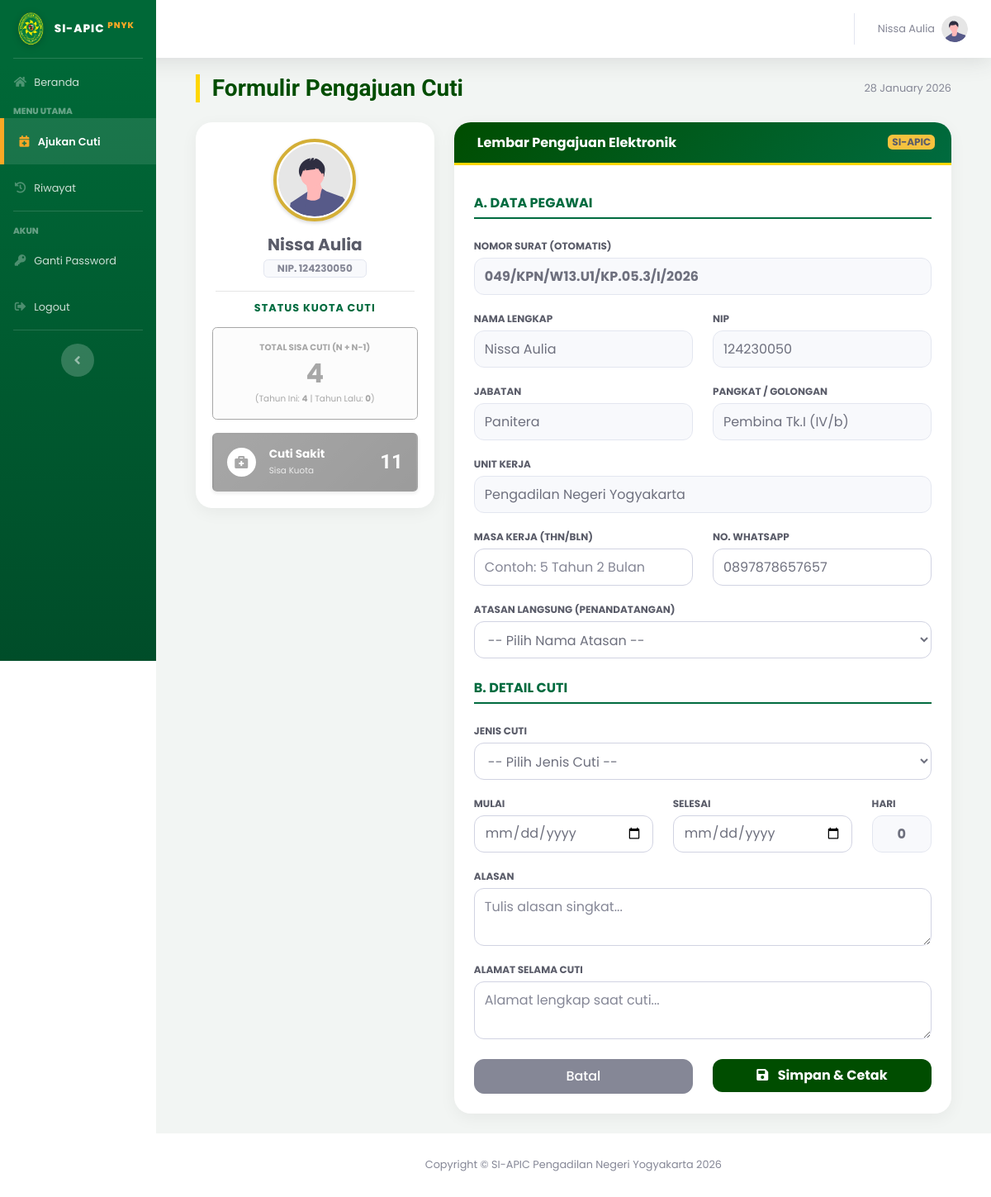
Before: /index.php?page=form_cuti (signed in) with the older database file.
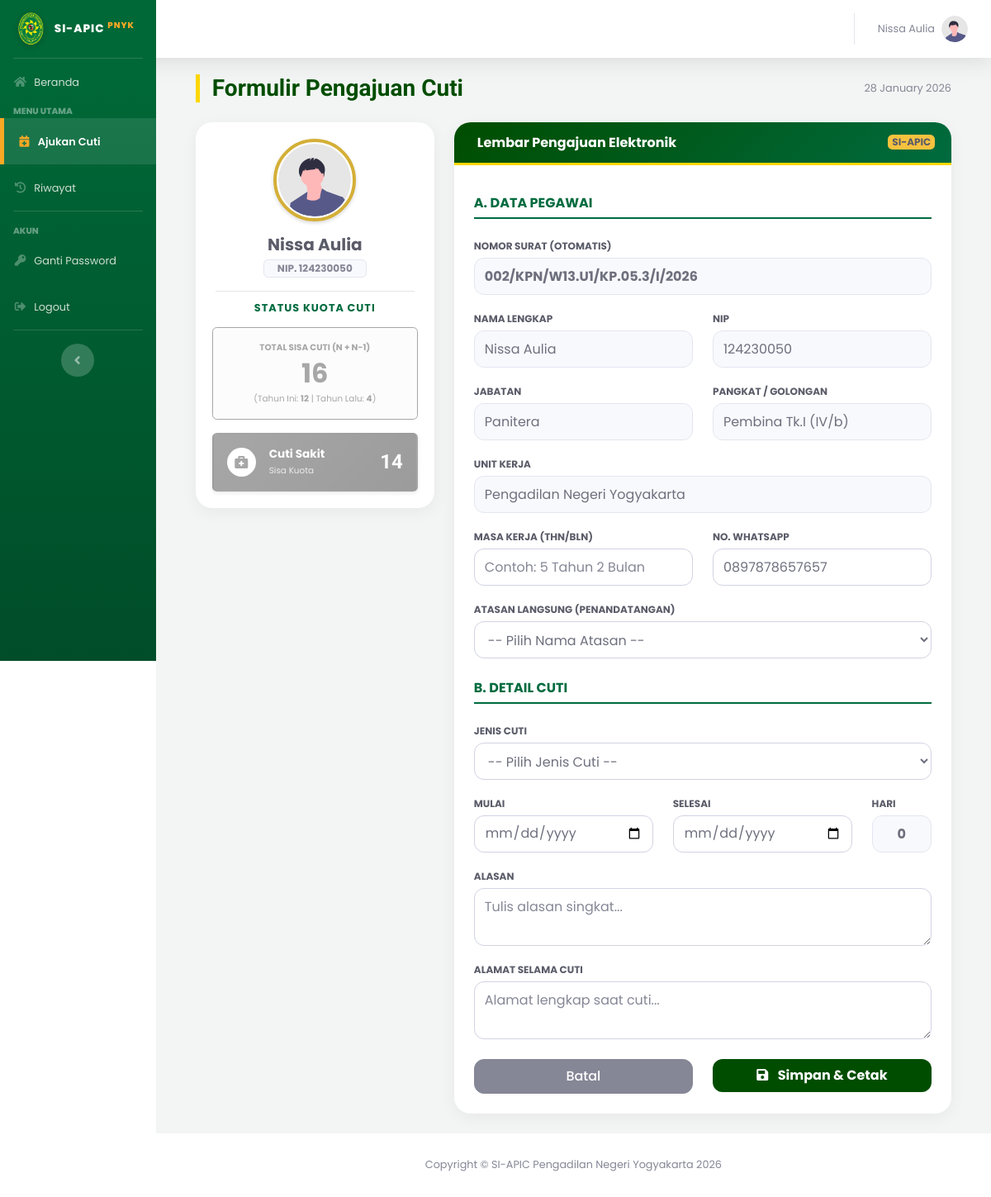
After: the same page with the newer database file.
### tables this page shows
CREATE TABLE `users` (
  `id_user` int(11) NOT NULL,
  `nip` varchar(30) NOT NULL,
  `password` varchar(255) NOT NULL,
  `nama_lengkap` varchar(100) NOT NULL,
  `jabatan` varchar(100) DEFAULT NULL,
  `pangkat` varchar(50) DEFAULT NULL,
  `unit_kerja` varchar(100) DEFAULT 'Pengadilan Negeri Yogyakarta',
  `no_telepon` varchar(20) DEFAULT NULL,
  `role` enum('admin','user') NOT NULL,
  `is_atasan_langsung` tinyint(1) DEFAULT 0 COMMENT '1=Bisa TTD, 0=Staf Biasa',
  `sisa_cuti_n` int(11) DEFAULT 12,
  `sisa_cuti_n1` int(11) DEFAULT 0,
  `sisa_cuti_n2` int(11) DEFAULT 0,
  `kuota_cuti_sakit` int(11) DEFAULT 14,
  `created_at` timestamp NOT NULL DEFAULT current_timestamp(),
  `status_akun` enum('aktif','nonaktif') DEFAULT 'aktif',
  `id_atasan` int(11) DEFAULT NULL
);

CREATE TABLE `pengajuan_cuti` (
  `id_pengajuan` int(11) NOT NULL,
  `id_user` int(11) NOT NULL,
  `jenis_cuti` varchar(50) DEFAULT NULL,
  `id_atasan` int(11) DEFAULT NULL,
  `id_jenis` int(11) NOT NULL,
  `nomor_surat` varchar(100) DEFAULT NULL,
  `tgl_pengajuan` date NOT NULL,
  `tgl_mulai` date NOT NULL,
  `tgl_selesai` date NOT NULL,
  `lama_hari` int(11) NOT NULL,
  `alasan` text NOT NULL,
  `no_telepon` varchar(20) DEFAULT NULL,
  `masa_kerja` varchar(50) DEFAULT NULL,
  `alamat_cuti` text NOT NULL,
  `status` enum('Diajukan','Disetujui','Ditolak','Dibatalkan') DEFAULT 'Diajukan',
  `catatan_admin` text DEFAULT NULL,
  `created_at` timestamp NOT NULL DEFAULT current_timestamp(),
  `sisa_cuti_n` int(11) DEFAULT 0,
  `sisa_cuti_n1` int(11) DEFAULT 0,
  `dipotong_n1` int(11) DEFAULT 0,
  `dipotong_n` int(11) DEFAULT 0,
  `id_pejabat` int(11) DEFAULT 0
);

### pages/user/form_cuti.php (the view, shortened to what the changed rows need)
<?php
$id_user = $_SESSION['id_user'];
$query_user = mysqli_query($koneksi, "SELECT * FROM users WHERE id_user='$id_user'");
$user = mysqli_fetch_array($query_user);
$total_kuota_tahunan = $user['sisa_cuti_n'] + $user['sisa_cuti_n1'];
$tahun_ini = date('Y');
$bulan_ini = date('n');
$romawi    = [ 1 => "I", 2 => "II", 3 => "III", 4 => "IV", 5 => "V", 6 => "VI", 7 => "VII", 8 => "VIII", 9 => "IX", 10 => "X", 11 => "XI", 12 => "XII" ];
$bulan_romawi = $romawi[$bulan_ini];
$q_cek_no = mysqli_query($koneksi, "SELECT nomor_surat FROM pengajuan_cuti WHERE nomor_surat LIKE '%/$tahun_ini' ORDER BY id_pengajuan DESC LIMIT 1");
$row_no   = mysqli_fetch_array($q_cek_no);
if ($row_no) {
    $pecah_no = explode('/', $row_no['nomor_surat']);
    $last_no  = (int)$pecah_no[0];
    $urut     = $last_no + 1;
} else {
    $urut = 1;
}
$no_urut_format = sprintf("%03d", $urut);
$no_surat_auto  = "$no_urut_format/KPN/W13.U1/KP.05.3/$bulan_romawi/$tahun_ini";
?>
<div class="container-fluid">
    <div class="d-sm-flex align-items-center justify-content-between mb-4">
        <h1 class="h3 mb-0 page-title-pn">Formulir Pengajuan Cuti</h1>
        <span class="text-muted small"><?php echo date('d F Y'); ?></span>
    </div>
    <div class="row">
        <div class="col-lg-4 mb-4">
            <div class="card shadow-sm mb-4" style="border-top: 5px solid var(--pn-gold-dark); border-radius: 15px;">
                <div class="card-body text-center pb-2">
                    <div class="mb-3 mx-auto shadow-sm" style="width: 100px; height: 100px; border-radius: 50%; overflow: hidden; border: 4px solid var(--pn-gold-dark); padding: 2px;">
                        <img src="assets/img/undraw_profile.svg" style="width: 100%; height: 100%; object-fit: cover; border-radius: 50%;">
                    </div>
                    <h5 class="font-weight-bold text-dark mb-1"><?php echo $user['nama_lengkap']; ?></h5>
                    <span class="badge badge-light border px-3 py-1 text-muted">NIP. <?php echo $user['nip']; ?></span>
                </div>
                <hr class="mx-4 my-2">
                <div class="card-body pt-1">
                    <h6 class="font-weight-bold text-center mb-3" style="color: var(--pn-green-light); font-size: 0.8rem; letter-spacing: 1px;">STATUS KUOTA CUTI</h6>
                    <div id="box-tahunan" class="quota-box p-3 rounded text-center d-flex flex-column justify-content-center mb-3" style="background-color: #f0fdf4; border: 1px solid var(--pn-green-light);">
                        <small class="text-uppercase font-weight-bold" style="color: var(--pn-green-light); font-size: 0.65rem;">Total Sisa Cuti (N + N-1)</small>
                        <h2 class="font-weight-bold mb-0 mt-1" style="color: var(--pn-green-light);"><?php echo $total_kuota_tahunan; ?></h2>
                        <div style="font-size: 0.65rem; color: var(--pn-green-light);" class="mt-1">
                            (Tahun Ini: <b><?php echo $user['sisa_cuti_n']; ?></b> | Tahun Lalu: <b><?php echo $user['sisa_cuti_n1']; ?></b>)
                        </div>
                    </div>
                    <div id="box-sakit" class="quota-box rounded p-3 d-flex align-items-center justify-content-between shadow-sm" style="background: linear-gradient(135deg, #006B3F 0%, #004d2d 100%); color: white;">
                        <div class="d-flex align-items-center">
                            <div class="bg-white rounded-circle d-flex align-items-center justify-content-center mr-3" style="width: 35px; height: 35px; color: var(--pn-green-light);">
                                <i class="fas fa-briefcase-medical"></i>
                            </div>
                            <div style="line-height: 1.2;">
                                <span class="d-block font-weight-bold" style="font-size: 0.85rem;">Cuti Sakit</span>
                                <small style="opacity: 0.8; font-size: 0.65rem;">Sisa Kuota</small>
                            </div>
                        </div>
                        <div class="text-right">
                            <span class="h4 font-weight-bold mb-0"><?php echo $user['kuota_cuti_sakit']; ?></span>
                        </div>
                    </div>
                </div>
            </div>
        </div>
        <div class="col-lg-8">
            <div class="card card-pn mb-4">
                <div class="card-header-pn d-flex justify-content-between align-items-center">
                    <h6 class="m-0 font-weight-bold"><i class="fas fa-file-edit mr-2"></i>Lembar Pengajuan Elektronik</h6>
                    <small class="badge badge-warning text-dark font-weight-bold">SI-APIC</small>
                </div>
                <div class="card-body px-4 py-4">
                    <form action="pages/user/proses_cuti.php" method="POST" id="formCuti">
                        <div class="section-title">A. DATA PEGAWAI</div>
                        <div class="form-group">
                            <label class="form-label-pro">Nomor Surat (Otomatis)</label>
                            <input type="text" name="no_surat" class="form-control form-control-pro bg-readonly font-weight-bold" value="<?php echo $no_surat_auto; ?>" readonly>
                        </div>
                        <div class="row">
                            <div class="col-md-6 form-group">
                                <label class="form-label-pro">Nama Lengkap</label>
                                <input type="text" class="form-control form-control-pro bg-readonly" value="<?php echo $user['nama_lengkap']; ?>" readonly>
                            </div>
                            <div class="col-md-6 form-group">
                                <label class="form-label-pro">NIP</label>
                                <input type="text" class="form-control form-control-pro bg-readonly" value="<?php echo $user['nip']; ?>" readonly>
                            </div>
                        </div>
                        <div class="row">
                            <div class="col-md-6 form-group">
                                <label class="form-label-pro">Jabatan</label>
                                <input type="text" class="form-control form-control-pro bg-readonly" value="<?php echo $user['jabatan']; ?>" readonly>
                            </div>
                            <div class="col-md-6 form-group">
                                <label class="form-label-pro">Pangkat / Golongan</label>
                                <input type="text" class="form-control form-control-pro bg-readonly" value="<?php echo $user['pangkat']; ?>" readonly>
                            </div>
                        </div>
                        <div class="form-group">
                            <label class="form-label-pro">Unit Kerja</label>
                            <input type="text" class="form-control form-control-pro bg-readonly" value="<?php echo $user['unit_kerja']; ?>" readonly>
                        </div>
                        <div class="row">
                            <div class="col-md-6 form-group">
                                <label class="form-label-pro">Masa Kerja (Thn/Bln)</label>
                                <input type="text" name="masa_kerja" class="form-control form-control-pro" placeholder="Contoh: 5 Tahun 2 Bulan">
                            </div>
                            <div class="col-md-6 form-group">
                                <label class="form-label-pro">No. WhatsApp</label>
                                <input type="number" name="no_telepon" class="form-control form-control-pro" value="<?php echo $user['no_telepon']; ?>" required>
                            </div>
                        </div>
                        <div class="form-group">
                            <label class="form-label-pro">Atasan Langsung (Penandatangan)</label>
                            <select name="id_pejabat" class="form-control form-control-pro" required>
                                <option value="">-- Pilih Nama Atasan --</option>
                            </select>
                        </div>
                        <div class="section-title mt-4">B. DETAIL CUTI</div>
                        <div class="form-group">
                            <label class="form-label-pro">Jenis Cuti</label>
                            <select name="id_jenis" id="jenis_cuti" class="form-control form-control-pro" required onchange="updateKalkulasi()">
                                <option value="" data-nama="">-- Pilih Jenis Cuti --</option>
                            </select>
                        </div>
                        <div class="row">
                            <div class="col-md-5 form-group">
                                <label class="form-label-pro">Mulai</label>
                                <input type="date" name="tgl_mulai" id="tgl_mulai" class="form-control form-control-pro" required onchange="updateKalkulasi()">
                            </div>
                            <div class="col-md-5 form-group">
                                <label class="form-label-pro">Selesai</label>
                                <input type="date" name="tgl_selesai" id="tgl_selesai" class="form-control form-control-pro" required onchange="updateKalkulasi()">
                            </div>
                            <div class="col-md-2 form-group">
                                <label class="form-label-pro">Hari</label>
                                <input type="text" name="lama_hari" id="lama_hari" class="form-control form-control-pro bg-readonly text-center font-weight-bold" readonly value="0">
                            </div>
                        </div>
                        <div class="form-group">
                            <label class="form-label-pro">Alasan</label>
                            <textarea name="alasan" class="form-control form-control-pro" rows="2" required placeholder="Tulis alasan singkat..."></textarea>
                        </div>
                        <div class="form-group">
                            <label class="form-label-pro">Alamat Selama Cuti</label>
                            <textarea name="alamat_cuti" class="form-control form-control-pro" rows="2" required placeholder="Alamat lengkap saat cuti..."></textarea>
                        </div>
                        <div class="row mt-4">
                            <div class="col-6">
                                <a href="index.php" class="btn btn-secondary btn-block py-2">Batal</a>
                            </div>
                            <div class="col-6">
                                <button type="submit" id="btnSubmit" class="btn btn-pn btn-block py-2 shadow">
                                    <i class="fas fa-save mr-2"></i> Simpan & Cetak
                                </button>
                            </div>
                        </div>
                    </form>
                </div>
            </div>
        </div>
    </div>
</div>

Changed rows visible on the page:
removed pengajuan_cuti: no_surat "049/KPN/W13.U1/KP.05.3/I/2026"
changed users "Nissa Aulia": total_kuota_tahunan "4" → "16"; sisa_cuti_n "4" → "12"; sisa_cuti_n1 "0" → "4"; kuota_cuti_sakit "11" → "14"
added pengajuan_cuti: no_surat "002/KPN/W13.U1/KP.05.3/I/2026"
